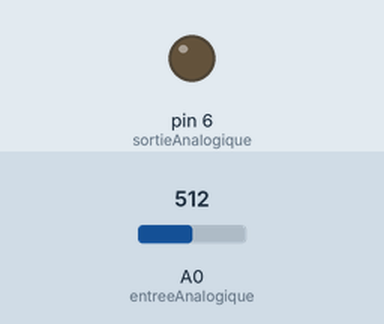
Simulated run of this sketch. Board: Arduino Uno, built with avr-gcc and run on an emulated ATmega328P. On the bench: output pins drawn as LEDs (lit = HIGH). The inputs (shaded band) are chosen by the test bench; at power-on: A0 (entreeAnalogique) = 512. What the sketch prints to the serial monitor is not drawn.

Above: at 1.2 s.
1.3 s: A0 (entreeAnalogique) set to 716
At 2.5 s:
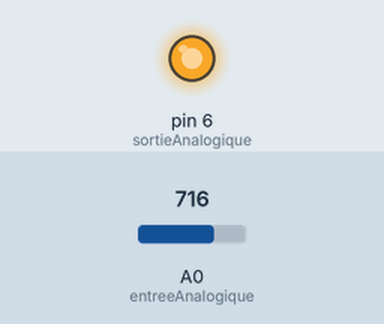
2.8 s: A0 (entreeAnalogique) set to 658
At 3.7 s:
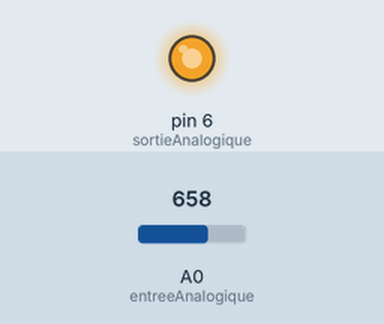
4.3 s: A0 (entreeAnalogique) set to 629
At 5.1 s:
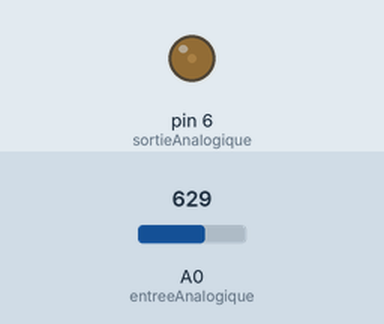
Timing chart, 0 to 7.3 s (numbered marks = the images above; inputs shaded):
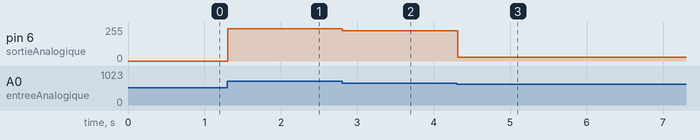

The sketch:

Potentiometre.ino
```cpp
const int entreeAnalogique = 0;
const int sortieAnalogique = 6;
int toto = 0;

void setup(){
  pinMode(sortieAnalogique, OUTPUT);
  pinMode(entreeAnalogique, INPUT);
  Serial.begin(9600);
}

void loop(){// on met un rapport cyclique de 107/255 = 42 %
    Serial.println(toto);
    toto = analogRead(entreeAnalogique);
    toto = (toto*255)/1024;
    Serial.println(toto);
    //digitalWrite(sortieAnalogique,HIGH);
    //delay(1000);
    analogWrite(sortieAnalogique, toto);
    //delay(1000);
}
```

Measured:
- the behaviour switches between 643 and 642 on A0 (entreeAnalogique) (found by bisection; images 2 and 3)
- after the input at 1.3 s, pin 6 (sortieAnalogique): 0/255 → 243/255 at once
- after the input at 2.8 s, pin 6 (sortieAnalogique): 243/255 → 228/255 at once
- after the input at 4.3 s, pin 6 (sortieAnalogique): 228/255 → 28/255 at once
